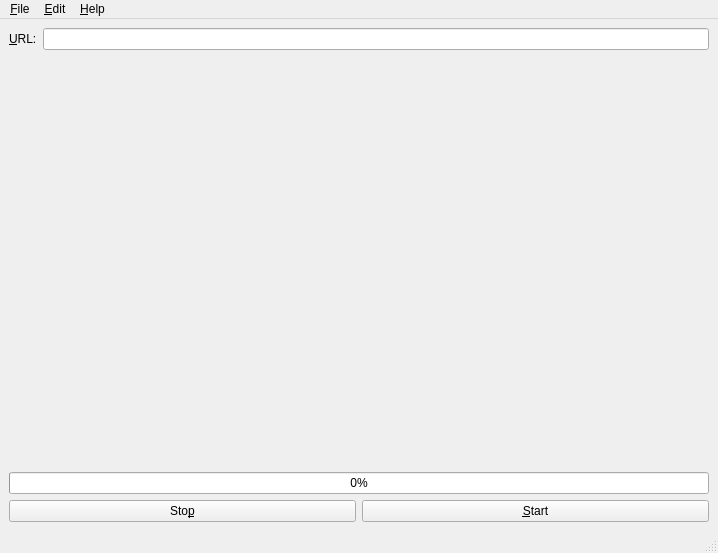
<?xml version="1.0" encoding="UTF-8"?>
<ui version="4.0">
 <class>MainWindow</class>
 <widget class="QMainWindow" name="MainWindow">
  <property name="geometry">
   <rect>
    <x>0</x>
    <y>0</y>
    <width>718</width>
    <height>553</height>
   </rect>
  </property>
  <property name="windowTitle">
   <string>Mangatz</string>
  </property>
  <widget class="QWidget" name="centralwidget">
   <layout class="QVBoxLayout" name="verticalLayout_3">
    <item>
     <layout class="QGridLayout" name="gridLayout">
      <item row="4" column="0">
       <layout class="QHBoxLayout" name="horizontalLayout_3">
        <item>
         <widget class="QPushButton" name="pushbutton_stop">
          <property name="text">
           <string>Sto&amp;p</string>
          </property>
         </widget>
        </item>
        <item>
         <widget class="QPushButton" name="pushbutton_start">
          <property name="text">
           <string>&amp;Start</string>
          </property>
         </widget>
        </item>
       </layout>
      </item>
      <item row="0" column="0">
       <layout class="QHBoxLayout" name="horizontalLayout">
        <item>
         <layout class="QVBoxLayout" name="verticalLayout_2">
          <item>
           <layout class="QHBoxLayout" name="horizontalLayout_2">
            <item>
             <widget class="QLabel" name="label">
              <property name="text">
               <string>&amp;URL:</string>
              </property>
              <property name="buddy">
               <cstring>edit_url</cstring>
              </property>
             </widget>
            </item>
            <item>
             <widget class="QLineEdit" name="edit_url"/>
            </item>
           </layout>
          </item>
          <item>
           <widget class="QLabel" name="series_title_label">
            <property name="styleSheet">
             <string notr="true">color: rgb(85, 170, 255);
font: 75 16pt &quot;Cantarell&quot;;
</string>
            </property>
            <property name="text">
             <string/>
            </property>
           </widget>
          </item>
          <item>
           <widget class="QLabel" name="label_image">
            <property name="minimumSize">
             <size>
              <width>200</width>
              <height>200</height>
             </size>
            </property>
            <property name="text">
             <string/>
            </property>
            <property name="alignment">
             <set>Qt::AlignCenter</set>
            </property>
           </widget>
          </item>
          <item>
           <spacer name="verticalSpacer">
            <property name="orientation">
             <enum>Qt::Vertical</enum>
            </property>
            <property name="sizeHint" stdset="0">
             <size>
              <width>20</width>
              <height>40</height>
             </size>
            </property>
           </spacer>
          </item>
         </layout>
        </item>
        <item>
         <layout class="QVBoxLayout" name="verticalLayout"/>
        </item>
       </layout>
      </item>
      <item row="2" column="0">
       <spacer name="verticalSpacer_3">
        <property name="orientation">
         <enum>Qt::Vertical</enum>
        </property>
        <property name="sizeHint" stdset="0">
         <size>
          <width>20</width>
          <height>40</height>
         </size>
        </property>
       </spacer>
      </item>
      <item row="3" column="0">
       <widget class="QProgressBar" name="progressbar_download">
        <property name="value">
         <number>0</number>
        </property>
       </widget>
      </item>
      <item row="1" column="0">
       <widget class="QLabel" name="label_chapter">
        <property name="styleSheet">
         <string notr="true">color: rgb(85, 170, 255);
font: 14pt &quot;Cantarell&quot;;</string>
        </property>
        <property name="text">
         <string/>
        </property>
       </widget>
      </item>
     </layout>
    </item>
   </layout>
  </widget>
  <widget class="QMenuBar" name="menubar">
   <property name="geometry">
    <rect>
     <x>0</x>
     <y>0</y>
     <width>718</width>
     <height>26</height>
    </rect>
   </property>
   <widget class="QMenu" name="menuFile">
    <property name="title">
     <string>&amp;File</string>
    </property>
    <widget class="QMenu" name="menu_Recent">
     <property name="title">
      <string>&amp;Recent</string>
     </property>
    </widget>
    <addaction name="menu_Recent"/>
    <addaction name="action_Quit"/>
   </widget>
   <widget class="QMenu" name="menu_Edit">
    <property name="title">
     <string>&amp;Edit</string>
    </property>
    <addaction name="actionPreferences"/>
   </widget>
   <widget class="QMenu" name="menu_Help">
    <property name="title">
     <string>&amp;Help</string>
    </property>
    <addaction name="actionMangatz_Help"/>
    <addaction name="separator"/>
    <addaction name="actionAbout"/>
   </widget>
   <addaction name="menuFile"/>
   <addaction name="menu_Edit"/>
   <addaction name="menu_Help"/>
  </widget>
  <widget class="QStatusBar" name="statusbar"/>
  <action name="actionAbout">
   <property name="text">
    <string>About</string>
   </property>
  </action>
  <action name="actionMangatz_Help">
   <property name="text">
    <string>Mangatz &amp;Help</string>
   </property>
  </action>
  <action name="action_Quit">
   <property name="text">
    <string>&amp;Quit</string>
   </property>
  </action>
  <action name="actionPreferences">
   <property name="text">
    <string>Preferences...</string>
   </property>
  </action>
  <action name="actionMe">
   <property name="text">
    <string>me</string>
   </property>
  </action>
 </widget>
 <resources/>
 <connections/>
</ui>
